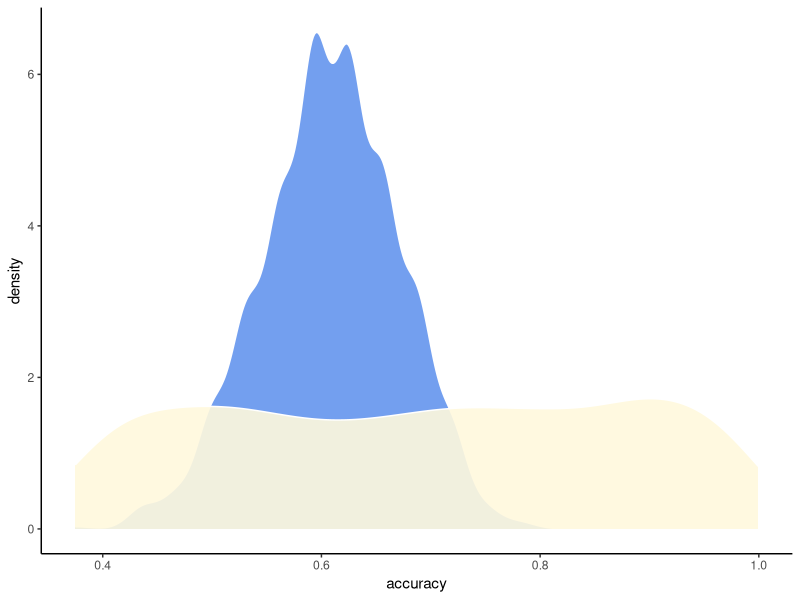

Recreate this plot in R.
## ---- chunk 1
knitr::opts_chunk$set(echo = TRUE)
## ---- chunk 2
library(tidyverse)
## ---- chunk 3
accuracies <- read_csv("../data/accuracies.csv")
data <- read_csv("../data/paper_data_streamlined.csv")

dummy <- runif(length(accuracies$accuracy), min = min(accuracies$accuracy, max = max(accuracies$accuracy)))

accuracies <- cbind(accuracies, dummy)
## ---- chunk 4
accuracies %>% 
  ggplot() +
  geom_density(aes(x = accuracy), fill ="cornflowerblue", color = "white", alpha = 0.9) +
  geom_density(aes(x = dummy), fill ="cornsilk", color = "white", alpha = 0.9) +
  #geom_vline(xintercept = mean(accuracies$accuracy), linetype = "dotted")+

  theme_classic() 

#mean(accuracies$accuracy)

